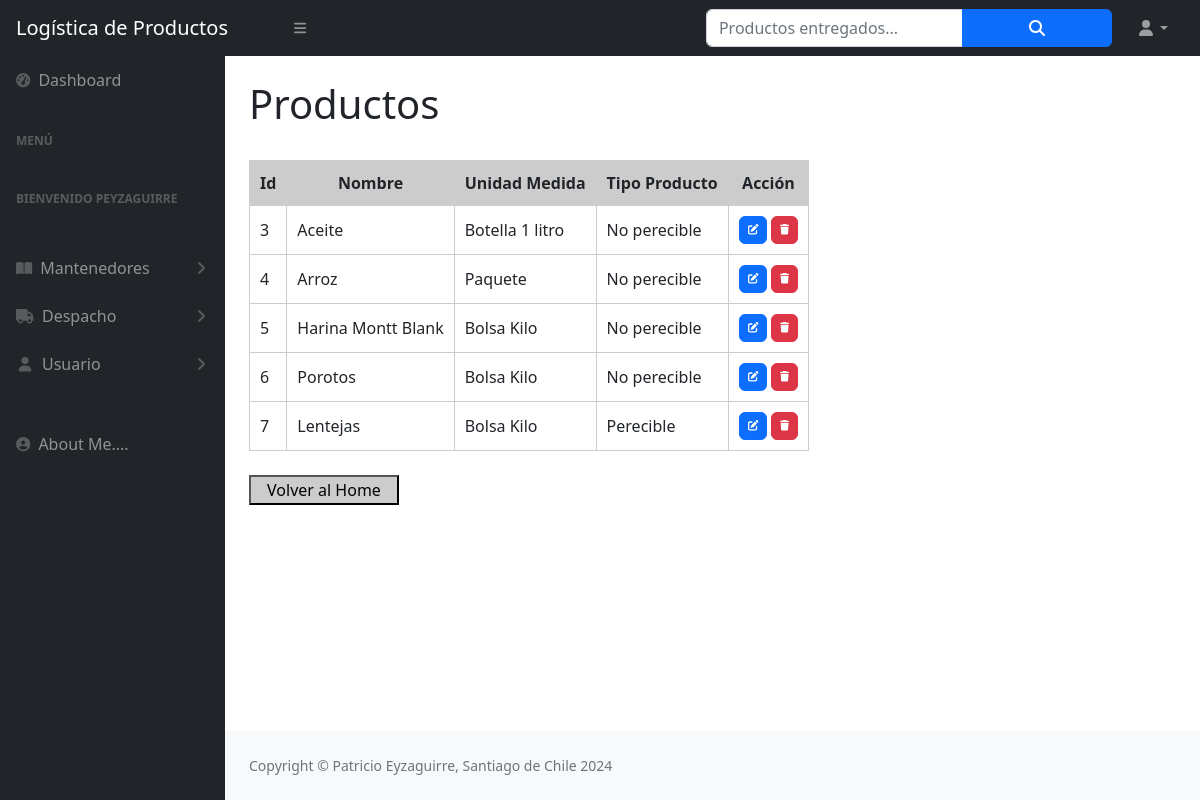
The app's page /Flujos/Productos (signed in) with its own data.
### Flujos/models.py (models this page shows, shortened)
class Productos(models.Model):
    nombre = models.CharField(max_length = 50)
    unidadMedida = models.CharField(max_length = 50)
    tipoProducto = models.CharField(max_length = 50)

### Flujos/views.py (the view)
# urls.py: path('Productos', ver_productos, name = "Productos"),
@login_required
def ver_productos(request):
    contexto = {'productos': Productos.objects.all()}
    return render(request, "Flujos/productos.html", contexto)

### Flujos/templates/Flujos/productos.html (shortened to what this page needs)
{% extends 'Flujos/home.html' %}
{% block titulo %}
    <div class="container-fluid px-4">
        <h1 class="mt-4">Productos</h1>
        <br>
    </div>
{% endblock titulo %}
{% block contenido %}
    <div class="container-fluid px-4">
        <table>
            <thead>
                <tr>
                    <th>Id</th>
                    <th>Nombre</th>
                    <th>Unidad Medida</th>
                    <th>Tipo Producto</th>
                    <th>Acción</th>
                </tr>
            </thead>
            <tbody>
                {% for c in productos %}
                    <tr>
                        <td>{{c.id}}</td>
                        <td>{{c.nombre}}</td>
                        <td>{{c.unidadMedida}}</td>
                        <td>{{c.tipoProducto}}</td>
                        <td>
                            <a
                                href="{% url 'ActualizaProducto' c.id %}"
                                class="btn btn-primary"
                                style="--bs-btn-padding-y: .25rem; --bs-btn-padding-x: .5rem; --bs-btn-font-size: .75rem;">
                                <i class="fa fa-edit fa-sm" title="Editar"></i>
                            </a>
                            <a
                            href="{% url 'BorraProducto' c.id %}"
                                class="btn btn-danger"
                                style="--bs-btn-padding-y: .25rem; --bs-btn-padding-x: .5rem; --bs-btn-font-size: .75rem;">
                                <i class="fa fa-trash fa-sm" title="Eliminar"></i>
                            </a>
                        </td>
                    </tr>
                {% endfor %}
            </tbody>
        </table>
        <br>
        <a href="{% url 'home' %}">
            <input type="button" value= "Volver al Home" style="background-color: #cccccc; width: 150px">
        </a>
    </div>
{% endblock contenido %}

### Flujos/templates/Flujos/home.html (shortened to what this page needs)
<!DOCTYPE html>
<html lang="en">
    <head>
        {% load static %}
        <link href="https://cdn.jsdelivr.net/npm/simple-datatables@7.1.2/dist/style.min.css" rel="stylesheet" />
        <link href="{% static 'css/styles.css' %}" rel="stylesheet" />
    </head>
    <body class="sb-nav-fixed">
        <nav class="sb-topnav navbar navbar-expand navbar-dark bg-dark">
            <a class="navbar-brand ps-3" href="{% url 'home' %}">Logística de Productos</a>
            <button class="btn btn-link btn-sm order-1 order-lg-0 me-4 me-lg-0" id="sidebarToggle" href="#!"><i class="fas fa-bars"></i></button>
            <form class="d-none d-md-inline-block form-inline ms-auto me-0 me-md-3 my-2 my-md-0" action="{% url 'buscar_despacho' %}" method="get">
                <div class="input-group">
                    <input class="form-control" type="text" placeholder="Productos entregados..." aria-label="Search for..." aria-describedby="btnNavbarSearch" name="buscar" id="buscar"/>
                    <button class="btn btn-primary" id="btnNavbarSearch" type="submit" value="Buscar"><i class="fas fa-search"></i></button>
                </div>
            </form>
            <ul class="navbar-nav ms-auto ms-md-0 me-3 me-lg-4">
                <li class="nav-item dropdown">
                    <a class="nav-link dropdown-toggle" id="navbarDropdown" href="#" role="button" data-bs-toggle="dropdown" aria-expanded="false"><i class="fas fa-user fa-fw"></i></a>
                </li>
            </ul>
        </nav>
        <div id="layoutSidenav">
            <div id="layoutSidenav_nav">
                <nav class="sb-sidenav accordion sb-sidenav-dark" id="sidenavAccordion">
                    <div class="sb-sidenav-menu">
                        <div class="nav">
                            <a class="nav-link" href="{% url 'home' %}">
                                <div class="sb-nav-link-icon"><i class="fas fa-tachometer-alt"></i></div>
                                Dashboard
                            </a>
                            <div class="sb-sidenav-menu-heading">Menú</div>
                            {% if user.is_authenticated %}
                                <div class="sb-sidenav-menu-heading">Bienvenido {{user.username}}</div>
                                <div class="text-center">
                                </div>
                                <a class="nav-link collapsed" href="#" data-bs-toggle="collapse" data-bs-target="#collapsePages" aria-expanded="false" aria-controls="collapsePages">
                                    <div class="sb-nav-link-icon"><i class="fas fa-book-open"></i></div>
                                    Mantenedores
                                    <div class="sb-sidenav-collapse-arrow"><i class="fas fa-angle-down"></i></div>
                                </a>
                                <a class="nav-link collapsed" href="#" data-bs-toggle="collapse" data-bs-target="#collapsePages3" aria-expanded="false" aria-controls="collapsePages">
                                    <div class="sb-nav-link-icon"><i class="fas fa-truck fa-fw"></i></div>
                                    Despacho
                                    <div class="sb-sidenav-collapse-arrow"><i class="fas fa-angle-down"></i></div>
                                </a>
                                <a class="nav-link collapsed" href="#" data-bs-toggle="collapse" data-bs-target="#collapsePages2" aria-expanded="false" aria-controls="collapsePages">
                                    <div class="sb-nav-link-icon"><i class="fas fa-user fa-fw"></i></div>
                                    Usuario
                                    <div class="sb-sidenav-collapse-arrow"><i class="fas fa-angle-down"></i></div>
                                </a>
                                <a class="nav-link" href="{% url 'AboutMe' %}">
                                    <div class="sb-nav-link-icon"><i class="fas fa fa-user-circle"></i></div>
                                    About Me....
                                </a>
                            {% endif %}
                        </div>
                    </div>
                </nav>
            </div>
            <div id="layoutSidenav_content">
                {% block titulo %}{% endblock titulo %}
                {% block contenido %}
                {% endblock contenido %}
                <footer class="py-4 bg-light mt-auto">
                    <div class="container-fluid px-4">
                        <div class="d-flex align-items-center justify-content-between small">
                            <div class="text-muted">Copyright &copy; Patricio Eyzaguirre, Santiago de Chile 2024</div>
                        </div>
                    </div>
                </footer>
            </div>
        </div>
    </body>
</html>

### Flujos/templates/Flujos/productos.html (style rules this page uses)
table, th, td { border: 1px solid #d1cccc; border-collapse: collapse; }
th, td { padding: 10px; }
th { text-align: center; background-color: #cccccc ; }
button { background-color: #cccccc; width: 150px; }

### records on screen
Productos: id "3", nombre "Aceite", unidadMedida "Botella 1 litro", tipoProducto "No perecible"
Productos: id "4", nombre "Arroz", unidadMedida "Paquete", tipoProducto "No perecible"
Productos: id "5", nombre "Harina Montt Blank", unidadMedida "Bolsa Kilo", tipoProducto "No perecible"
Productos: id "6", nombre "Porotos", unidadMedida "Bolsa Kilo", tipoProducto "No perecible"
Productos: id "7", nombre "Lentejas", unidadMedida "Bolsa Kilo", tipoProducto "Perecible"

### other values on screen
{{ user.username }} "PEYZAGUIRRE"
